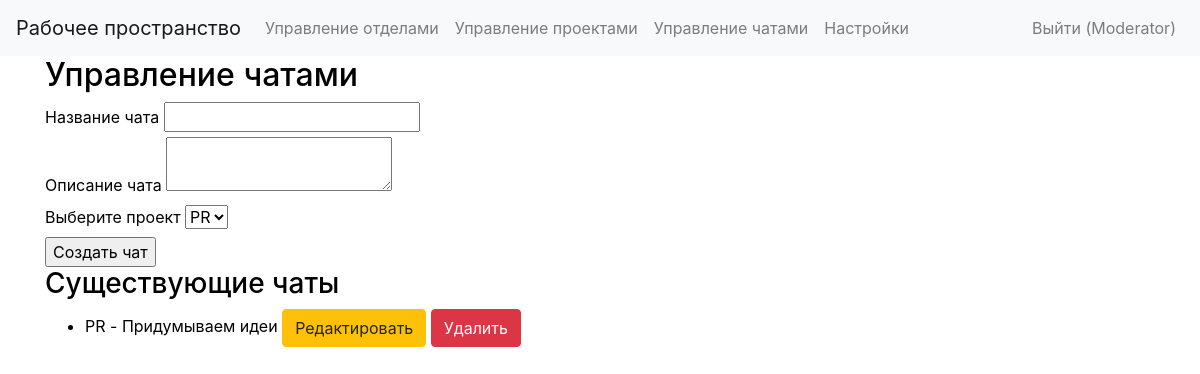
/moderator/chats (signed in), run on the app's committed database.
### app/models.py (models this page shows, shortened)
class User(db.Model, UserMixin):
    id = db.Column(db.Integer, primary_key=True)
    name = db.Column(db.String(50), nullable=False)
    email = db.Column(db.String(120), unique=True, nullable=False)
    password = db.Column(db.String(200), nullable=False)
    role_id = db.Column(db.Integer, db.ForeignKey('role.id'))
    department_id = db.Column(db.Integer, db.ForeignKey('department.id'))
    registered_on = db.Column(db.DateTime)

class Chat(db.Model):
    id = db.Column(db.Integer, primary_key=True)
    title = db.Column(db.String(100))
    description = db.Column(db.Text)
    project_id = db.Column(db.Integer, db.ForeignKey('project.id'))
    messages = db.relationship('Message', backref='chat', lazy=True)

### app/views.py (the view)
@app.route('/moderator/chats', methods=['GET', 'POST'])
@login_required
def manage_chats():
    form = ChatForm()
    form.project_id.choices = [(p.id, p.title) for p in Project.query.all()]
    if form.validate_on_submit():
        chat = Chat(title=form.title.data, description=form.description.data, project_id=form.project_id.data)
        db.session.add(chat)
        db.session.commit()
        flash('Чат успешно добавлен!')
        return redirect(url_for('manage_chats'))
    chats = Chat.query.all()
    return render_template('manage_chats.html', form=form, chats=chats)

### app/forms.py
class ChatForm(FlaskForm):
    title = StringField('Название чата', validators=[DataRequired()])
    description = TextAreaField('Описание чата')
    project_id = SelectField('Выберите проект', coerce=int)  # Добавляем выбор проекта
    submit = SubmitField('Создать чат')

### app/__init__.py (called while the page is built)
@login_manager.user_loader
def load_user(user_id):
    return models.User.query.get(int(user_id))

### app/templates/manage_chats.html (shortened to what this page needs)
{% extends "moder_base.html" %}
{% block content %}
<h2>Управление чатами</h2>
<form method="POST">
    <div>
        {{ form.title.label }} {{ form.title() }}
    </div>
    <div>
        {{ form.description.label }} {{ form.description() }}
    </div>
    <div>
        {{ form.project_id.label }} {{ form.project_id() }}
    </div>
    <div>
        {{ form.submit() }}
    </div>
</form>
<h3>Существующие чаты</h3>
<ul>
{% for chat in chats %}
   <li>
       {{ chat.title }} - {{ chat.description }}
       <button type="button" class="btn btn-warning" data-toggle="modal" data-target="#editModal{{ chat.id }}">Редактировать</button>
       <form action="{{ url_for('delete_chat', id=chat.id) }}" method="POST" style="display:inline;">
    <button type="submit" class="btn btn-danger">Удалить</button>
       </form>
   </li>
{% endfor %}
</ul>
{% endblock %}

### app/templates/moder_base.html (shortened to what this page needs)
<!DOCTYPE html>
<html lang="en">
<head>
    <link rel="stylesheet" href="https://stackpath.bootstrapcdn.com/bootstrap/4.5.2/css/bootstrap.min.css">
    <link rel="stylesheet" href="{{ url_for('static', filename='css/styles.css') }}">
</head>
<body class="{{ 'dark' if theme_value else 'light' }}">
    <nav class="navbar navbar-expand-lg {{ 'bg-dark text-light' if theme_value else 'bg-light navbar-light' }}">
        <a class="navbar-brand" href="{{ url_for('index') }}">Рабочее пространство</a>
        <div class="collapse navbar-collapse" id="navbarNav">
            <ul class="navbar-nav mr-auto">
                <li class="nav-item"><a class="nav-link" href="{{ url_for('manage_departments') }}">Управление отделами</a></li>
                <li class="nav-item"><a class="nav-link" href="{{ url_for('manage_projects') }}">Управление проектами</a></li>
                <li class="nav-item"><a class="nav-link" href="{{ url_for('manage_chats') }}">Управление чатами</a></li>
                <li class="nav-item"><a class="nav-link" href="{{ url_for('settings') }}">Настройки</a></li>
            </ul>
            <ul class="navbar-nav ml-auto">
                {% if current_user.is_authenticated %}
                <li class="nav-item"><a class="nav-link" href="{{ url_for('logout') }}">Выйти ({{ current_user.name
                        }})</a></li>
                {% else %}
                <li class="nav-item"><a class="nav-link" href="{{ url_for('register') }}">Регистрация</a></li>
                <li class="nav-item"><a class="nav-link" href="{{ url_for('login') }}">Войти</a></li>
                {% endif %}
            </ul>
        </div>
    </nav>
    <div class="container">
        {% block content %}
        {% endblock %}
    </div>
</body>
</html>

### app/static/css/styles.css (style rules this page uses)
body { transition: background-color 0.5s, color 0.5s; }
body.light { background-color: white; color: black; }
.btn { transition: background-color 0.5s, color 0.5s; }
a { color: #ddd; }

### data on the page
User: name "Moderator"
Chat: title "PR", description "Придумываем идеи"
